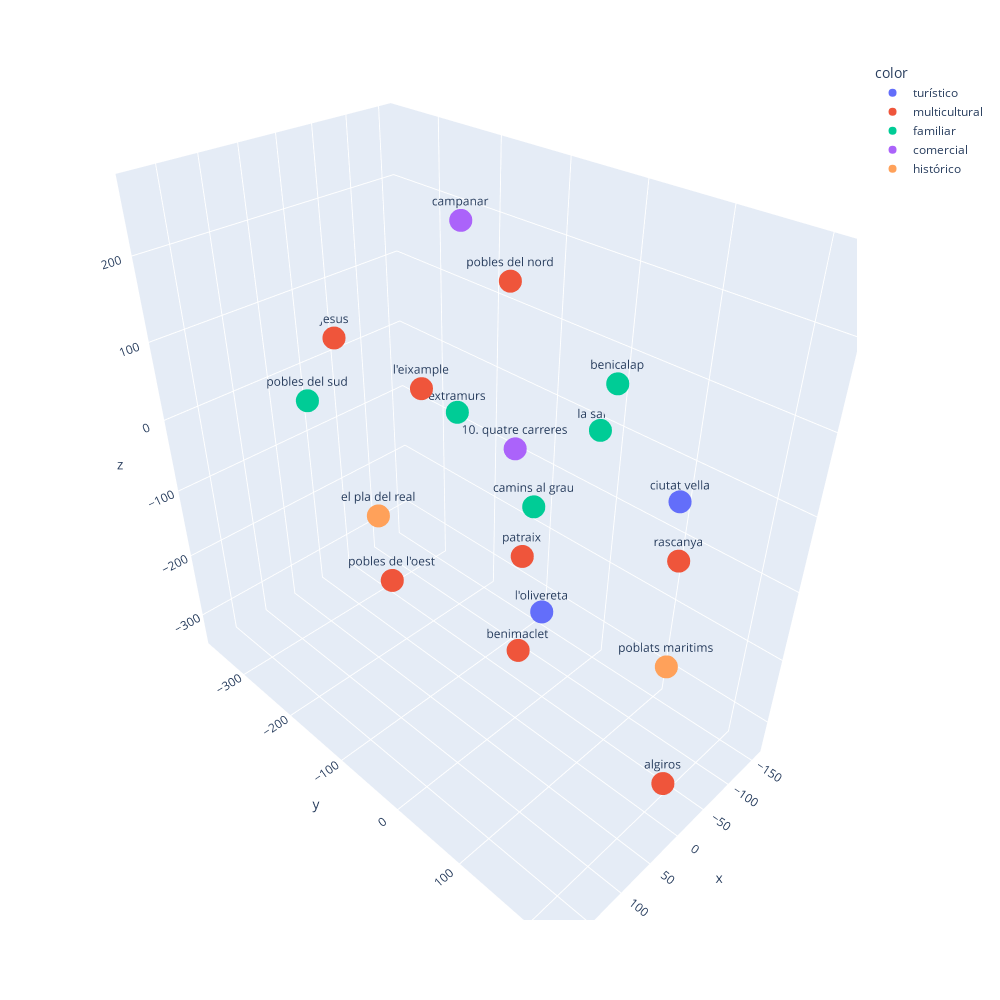

The notebook cell saved with this chart:
### Code cell
#usa t-sne para reducir la dimensionalidad de df_scaled_completo a 3 dimensiones. colorea por df_similar['zero-shot-classification']
from sklearn.manifold import TSNE

tsne = TSNE(n_components=3, perplexity=10)
df_tsne = tsne.fit_transform(df_scaled_completo)

fig = px.scatter_3d(x=df_tsne[:, 0], y=df_tsne[:, 1], z=df_tsne[:, 2], text=df['Distrito'], color=df_similar['zero-shot-classification'], width=1000, height=1000)

fig.show()

### Figure 1 — Plotly figure (JSON) as saved in the notebook; plotly's stock layout.template omitted (floating-point values rounded to 4 significant figures)
{"data": [{"hovertemplate": "color=turístico<br>x=%{x}<br>y=%{y}<br>z=%{z}<br>text=%{text}<extra></extra>", "legendgroup": "turístico", "marker": {"color": "#636efa", "symbol": "circle"}, "mode": "markers+text", "name": "turístico", "scene": "scene", "showlegend": true, "text": [" ciutat vella", " l'olivereta"], "type": "scatter3d", "x": [-28.3, 127.6], "y": [170.5, 139.0], "z": [53.1, -6.005]}, {"hovertemplate": "color=multicultural<br>x=%{x}<br>y=%{y}<br>z=%{z}<br>text=%{text}<extra></extra>", "legendgroup": "multicultural", "marker": {"color": "#EF553B", "symbol": "circle"}, "mode": "markers+text", "name": "multicultural", "scene": "scene", "showlegend": true, "text": [" l'eixample", " patraix", " jesus", " algiros", " benimaclet", " rascanya", " pobles del nord", " pobles de l'oest"], "type": "scatter3d", "x": [45.46, -56.43, -42.1, -33.49, 62.99, -109.6, -123.4, 184.4], "y": [-105.3, -48.21, -364.0, 198.0, 55.65, 130.8, -139.9, -0.9998], "z": [93.48, -153.6, 27.0, -332.5, -155.0, -88.35, 148.4, -18.66]}, {"hovertemplate": "color=familiar<br>x=%{x}<br>y=%{y}<br>z=%{z}<br>text=%{text}<extra></extra>", "legendgroup": "familiar", "marker": {"color": "#00cc96", "symbol": "circle"}, "mode": "markers+text", "name": "familiar", "scene": "scene", "showlegend": true, "text": [" extramurs", " la saidia", " camins al grau", " benicalap", " pobles del sud"], "type": "scatter3d", "x": [-45.15, -158.4, 4.064, -96.87, 81.92], "y": [-145.7, -24.98, 18.11, 37.41, -257.5], "z": [9.601, -11.59, -14.85, 99.27, 31.18]}, {"hovertemplate": "color=comercial<br>x=%{x}<br>y=%{y}<br>z=%{z}<br>text=%{text}<extra></extra>", "legendgroup": "comercial", "marker": {"color": "#ab63fa", "symbol": "circle"}, "mode": "markers+text", "name": "comercial", "scene": "scene", "showlegend": true, "text": [" campanar", "10. quatre carreres"], "type": "scatter3d", "x": [6.353, 76.02], "y": [-86.23, 54.26], "z": [267.4, 106.9]}, {"hovertemplate": "color=histórico<br>x=%{x}<br>y=%{y}<br>z=%{z}<br>text=%{text}<extra></extra>", "legendgroup": "histórico", "marker": {"color": "#FFA15A", "symbol": "circle"}, "mode": "markers+text", "name": "histórico", "scene": "scene", "showlegend": true, "text": [" el pla del real", " poblats maritims"], "type": "scatter3d", "x": [99.47, 47.21], "y": [-121.5, 226.5], "z": [-49.94, -70.08]}], "layout": {"height": 1000, "legend": {"title": {"text": "color"}, "tracegroupgap": 0}, "margin": {"t": 60}, "scene": {"domain": {"x": [0, 1], "y": [0, 1]}, "xaxis": {"title": {"text": "x"}}, "yaxis": {"title": {"text": "y"}}, "zaxis": {"title": {"text": "z"}}}, "width": 1000}}
